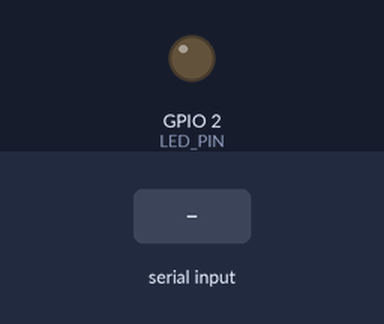
Bench run of a sketch on a simulated ESP32. On the bench: output pins drawn as LEDs (lit = HIGH). The test bench sets the inputs (shaded band). What the sketch prints to the serial monitor is not drawn.

Above: at 1.2 s.
1.3 s: "SIG:\n" received over Serial
At 2.6 s:
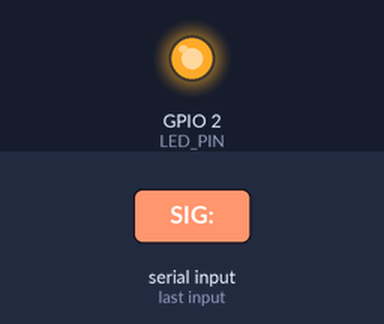
4.3 s: "SIG:90\n" received over Serial
At 4.9 s:
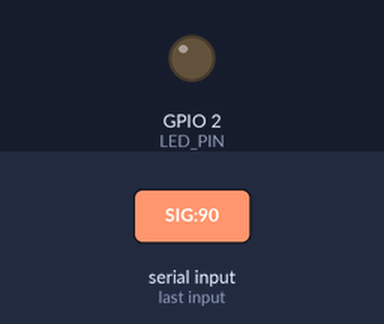
5.8 s: "SIG:,45\n" received over Serial
At 7.2 s:
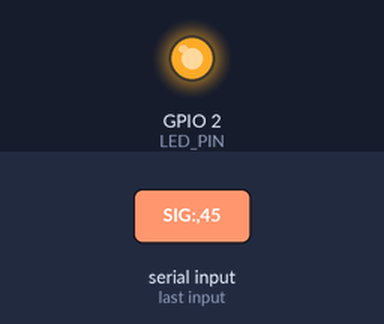
Timing chart, 0 to 8.8 s (numbered marks = the images above; inputs shaded):
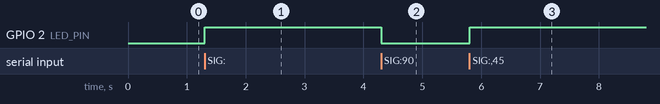

Measured:
- after the input at 1.3 s, GPIO 2 (LED_PIN): LOW → HIGH at once
- after the input at 4.3 s, GPIO 2 (LED_PIN): HIGH → LOW at once
- after the input at 5.8 s, GPIO 2 (LED_PIN): LOW → HIGH at once

The sketch:

esp32_sender.ino
```cpp
/*
 * ESP32 SENDER — Smart Traffic System
 * Receives commands from PC via USB, forwards via ESP-NOW.
 * USB Baud: 115200 | Struct: 10 bytes
 */
#include <esp_now.h>
#include <WiFi.h>

// Receiver MAC address
uint8_t RECEIVER_MAC[] = {0x80, 0xF3, 0xDA, 0x63, 0x3F, 0xA0};

#define LED_PIN 2

// Must match receiver struct EXACTLY
typedef struct {
  char type;          // 'D','E','S'
  uint8_t lane;       // emergency lane 1-4, 0=none
  uint8_t counts[4];  // vehicle counts
  char states[4];     // signal R/Y/G
} TrafficData;        // = 10 bytes

TrafficData outgoing;
bool lastSendOK = false;

void onDataSent(const wifi_tx_info_t *info, esp_now_send_status_t status) {
  lastSendOK = (status == ESP_NOW_SEND_SUCCESS);
  if (lastSendOK) digitalWrite(LED_PIN, !digitalRead(LED_PIN));
}

void onDataRecv(const esp_now_recv_info_t *info, const uint8_t *data, int len) {
  // If we receive data back from the Receiver (Arduino Mega responses)
  if (len > 0) {
    char buf[250];
    int copyLen = len < 249 ? len : 249;
    memcpy(buf, data, copyLen);
    buf[copyLen] = '\0';
    Serial.println(buf); // Forward to PC
  }
}

void setup() {
  Serial.begin(115200);
  pinMode(LED_PIN, OUTPUT);

  WiFi.mode(WIFI_STA);
  WiFi.disconnect();

  Serial.println("================================");
  Serial.println(" ESP32 SENDER — Smart Traffic");
  Serial.println("================================");
  Serial.print("MAC: ");
  Serial.println(WiFi.macAddress());

  if (esp_now_init() != ESP_OK) {
    Serial.println("ERROR: ESP-NOW init failed!");
    return;
  }
  esp_now_register_send_cb(onDataSent);
  esp_now_register_recv_cb(onDataRecv);

  esp_now_peer_info_t peer;
  memset(&peer, 0, sizeof(peer));
  memcpy(peer.peer_addr, RECEIVER_MAC, 6);
  peer.channel = 0;
  peer.encrypt = false;

  if (esp_now_add_peer(&peer) != ESP_OK) {
    Serial.println("ERROR: Add peer failed!");
  }

  Serial.print("Receiver MAC: ");
  for (int i = 0; i < 6; i++) {
    if (RECEIVER_MAC[i] < 0x10) Serial.print("0");
    Serial.print(RECEIVER_MAC[i], HEX);
    if (i < 5) Serial.print(":");
  }
  Serial.println("\nReady!");
}

void sendData() {
  esp_err_t r = esp_now_send(RECEIVER_MAC, (uint8_t *)&outgoing, sizeof(outgoing));
  Serial.print(r == ESP_OK ? "OK" : "FAIL");
  Serial.println();
}

void loop() {
  if (!Serial.available()) return;

  String line = Serial.readStringUntil('\n');
  line.trim();
  if (line.length() == 0) return;

  if (line.startsWith("SIG:")) {
    // Parse "R,G,R,R"
    String d = line.substring(4);
    outgoing.type = 'S';
    outgoing.lane = 0;
    memset(outgoing.counts, 0, 4);
    int idx = 0;
    for (unsigned int i = 0; i < d.length() && idx < 4; i++) {
      char c = d.charAt(i);
      if (c == 'R' || c == 'G' || c == 'Y') {
        outgoing.states[idx++] = c;
        while (i + 1 < d.length() && d.charAt(i + 1) != ',') i++;
      }
    }
    while (idx < 4) outgoing.states[idx++] = 'R';
    Serial.printf("TX SIG [%c,%c,%c,%c] ", outgoing.states[0], outgoing.states[1], outgoing.states[2], outgoing.states[3]);
    sendData();
  }
  else if (line.startsWith("DEN:")) {
    String d = line.substring(4);
    outgoing.type = 'D';
    outgoing.lane = 0;
    memset(outgoing.states, 0, 4);
    int idx = 0, start = 0;
    for (unsigned int i = 0; i <= d.length() && idx < 4; i++) {
      if (i == d.length() || d.charAt(i) == ',') {
        outgoing.counts[idx++] = d.substring(start, i).toInt();
        start = i + 1;
      }
    }
    Serial.printf("TX DEN [%d,%d,%d,%d] ", outgoing.counts[0], outgoing.counts[1], outgoing.counts[2], outgoing.counts[3]);
    sendData();
  }
  else if (line.startsWith("EMG:")) {
    outgoing.type = 'E';
    outgoing.lane = line.substring(4).toInt();
    memset(outgoing.counts, 0, 4);
    memset(outgoing.states, 0, 4);
    Serial.printf("TX EMG lane=%d ", outgoing.lane);
    sendData();
  }
  else if (line == "PING") {
    Serial.println("PONG");
  }
  else {
    // If it's not a known command format, assume it's a raw chat message from the user
    // and broadcast it as a raw string to the Receiver
    esp_now_send(RECEIVER_MAC, (uint8_t*)line.c_str(), line.length() + 1);
    Serial.println("Me: " + line);
  }
}
```
